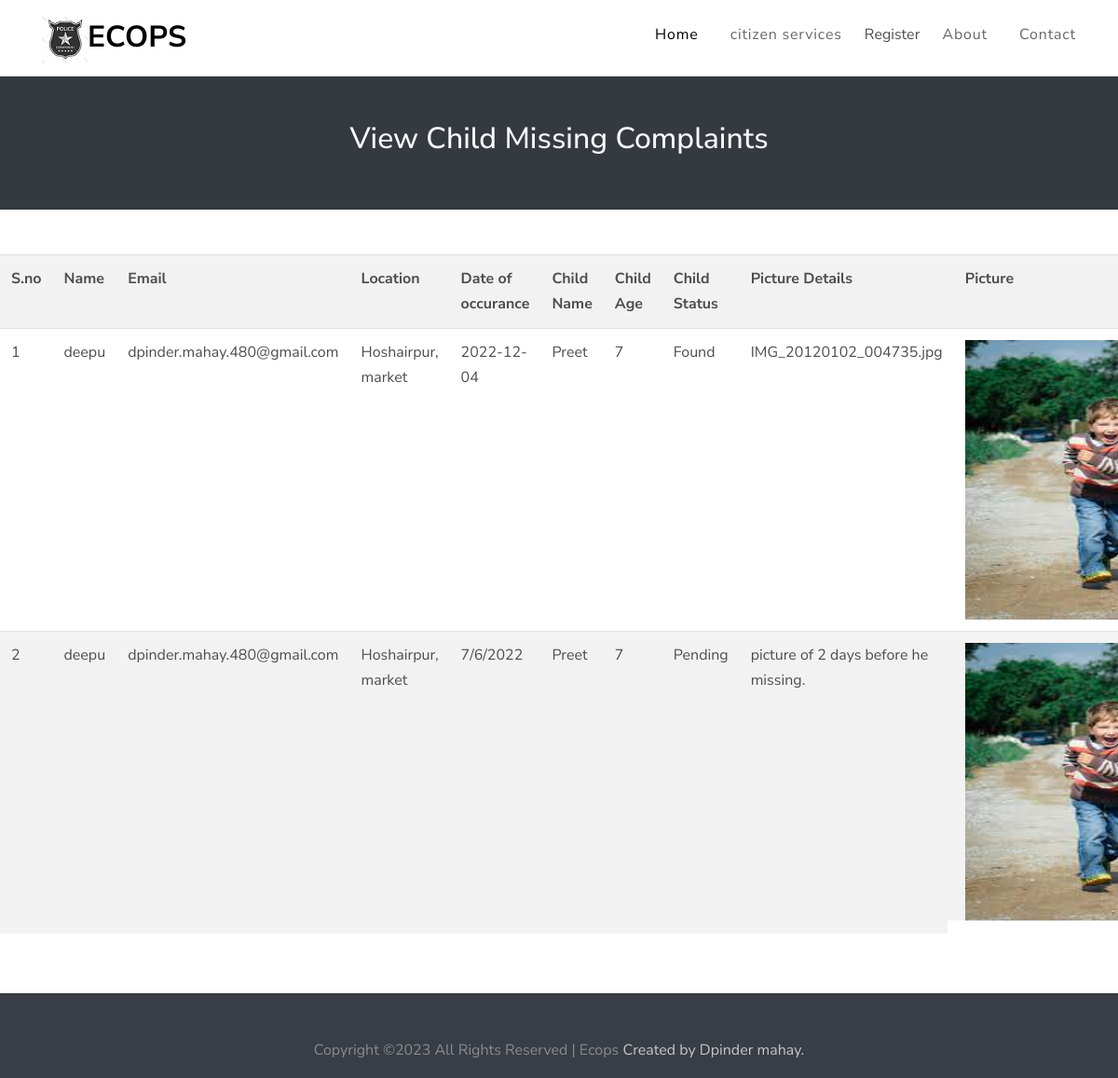
/Ecops/viewchildmissing.php, run on the app's committed database.
### tables this page shows
CREATE TABLE `child_missing` (
  `id` int(255) NOT NULL,
  `name` varchar(255) NOT NULL,
  `email` varchar(255) NOT NULL,
  `child_name` varchar(255) NOT NULL,
  `date` varchar(255) NOT NULL,
  `age` int(255) NOT NULL,
  `picture` varchar(255) NOT NULL,
  `criminal_status` varchar(255) NOT NULL,
  `child_status` varchar(255) NOT NULL,
  `upload` varchar(255) NOT NULL,
  `dateo` varchar(255) NOT NULL,
  `location` varchar(255) NOT NULL
);

### Ecops/viewchildmissing.php (the view, shortened to what this page needs)
<?php include "header.php"?>
<div class="col-12 text-center text-light bg-dark py-5">
    <h2>View Child Missing Complaints</h2>
</div>
<div style="overflow-x:auto;">
<table class="table table-hover table-striped mt-5">
    <tr>
        <th>S.no</th>
        <th>Name</th>
        <th>Email</th>
        <th>Location</th>
        <th>Date of occurance</th>
        <th>Child Name</th>
        <th>Child Age</th>
        <th>Child Status</th>
        <th>Picture Details</th>
        <th>Picture</th>
    </tr>
<?php
$i=1;
include "config.php";
$q="select * from `child_missing`";
$result=mysqli_query($con,$q);
while($arr=mysqli_fetch_array($result)){
?>
    <tr>
        <td><?php echo $i;?></td>
        <td><?php echo $arr['name'];?></td>
        <td><?php echo $arr['email'];?></td>
        <td><?php echo $arr['location'];?></td>
        <td><?php echo $arr['dateo'];?></td>
        <td><?php echo $arr['child_name'];?></td>
        <td><?php echo $arr['age'];?></td>
        <td><?php echo $arr['child_status'];?></td>
        <td><?php echo $arr['upload'];?></td>
        <td><img src="cops/upload/<?php echo $arr['picture'];?>" width="300" height="300"></td>
    </tr>
<?php
$i++;
}
?>
</table>
</div>
<?php
include "footer.php";
?>

### Ecops/header.php (shortened to what this page needs)
<!DOCTYPE html>
<html lang="en">
  <head>
    <link rel="stylesheet" href="fonts/icomoon/style.css">
    <link rel="stylesheet" href="css/bootstrap.min.css">
    <link rel="stylesheet" href="css/magnific-popup.css">
    <link rel="stylesheet" href="css/jquery-ui.css">
    <link rel="stylesheet" href="css/owl.carousel.min.css">
    <link rel="stylesheet" href="css/owl.theme.default.min.css">
    <link rel="stylesheet" href="css/bootstrap-datepicker.css">
    <link rel="stylesheet" href="css/animate.css">
    <link rel="stylesheet" href="fonts/flaticon/font/flaticon.css">
    <link rel="stylesheet" href="css/fl-bigmug-line.css">
    <link rel="stylesheet" href="css/aos.css">
    <link rel="stylesheet" href="css/style.css">
  </head>
  <body>
    <header class="site-navbar py-1" role="banner">
      <div class="container">
        <div class="row align-items-center">
          <div class="col-6 col-xl-2">
            <h1 class="mb-0"><a href="index.php" class="text-black h2 mb-0"><img src="logo.jpg"><strong>ECOPS</strong></a></h1>
          </div>
          <div class="col-10 col-xl-10 d-none d-xl-block">
            <nav class="site-navigation text-right" role="navigation">
                <?php
                if(isset($_SESSION['email'])){ ?>
              <ul class="site-menu js-clone-nav mr-auto d-none d-lg-block">
                <li class="active"><a href="home.php">Home</a></li>
                <li>
                  <a href="citizenservices.php">citizen services</a>
                  </li>
                <li><a href="about.php">About</a></li>
                <li><a href="contact.php">Contact</a></li>
                <li><b><?php echo $_SESSION['name']; ?></b></li>
                <li><a  href="logout.php">logout</a></li>
              </ul>
              <?php }
              else{ ?>
                  <ul class="site-menu js-clone-nav mr-auto d-none d-lg-block">
                        <li class="active"><a href="home.php">Home</a></li>
                        <li>
                          <a href="citizenservices.php">citizen services</a>
                          </li>
                        <li class="has-children">
                        <p>Register</p>
                          </li>
                        <li><a href="about.php">About</a></li>
                        <li><a href="contact.php">Contact</a></li>
                  </ul>
              <?php
               }
              ?>
            </nav>
          </div>
          <div class="col-6 col-xl-2 text-right d-block">
          </div>
        </div>
      </div>
</header>

### Ecops/footer.php (shortened to what this page needs)
<!DOCTYPE html>
<html lang="en">
  <head>
    <link rel="stylesheet" href="fonts/icomoon/style.css">
    <link rel="stylesheet" href="css/bootstrap.min.css">
    <link rel="stylesheet" href="css/magnific-popup.css">
    <link rel="stylesheet" href="css/jquery-ui.css">
    <link rel="stylesheet" href="css/owl.carousel.min.css">
    <link rel="stylesheet" href="css/owl.theme.default.min.css">
    <link rel="stylesheet" href="css/bootstrap-datepicker.css">
    <link rel="stylesheet" href="css/animate.css">
    <link rel="stylesheet" href="fonts/flaticon/font/flaticon.css">
    <link rel="stylesheet" href="css/fl-bigmug-line.css">
    <link rel="stylesheet" href="css/aos.css">
    <link rel="stylesheet" href="css/style.css">
  </head>
  <body>
<footer class="site-footer" style="padding:0px">
    <div class="container">
      <div class="row pt-5 mt-5 text-center">
        <div class="col-md-12">
          <p>
          Copyright &copy; All Rights Reserved | Ecops <a href="https://colorlib.com" target="_blank" >Created by Dpinder mahay.
          </p>
        </div>
      </div>
    </div>
  </footer>
</body>
</html>

### Ecops/css/style.css (style rules this page uses)
body { line-height: 1.7; color: #4d4d4d; font-weight: 400; font-size: 1rem; font-family: "Roboto Mono", SFMono-Regular, Menlo, Monaco, Consolas, "Liberation Mono", "Courier New", monospace; font-family: "Nunito Sans", -apple-system, BlinkMacSystemFont, "Segoe UI", Roboto, "Helvetica Neue", Arial, sans-serif, "Apple Color Emoji", "Segoe UI Emoji", "Segoe UI Symbol", "Noto Color Emoji"; }
a { -webkit-transition: .3s all ease; -o-transition: .3s all ease; transition: .3s all ease; }
.text-black { color: #000 !important; }
.site-footer { padding: 0em 0; background: #393e46; color: rgba(255, 255, 255, 0.4); }
.site-footer a { color: rgba(255, 255, 255, 0.7); }
.site-navbar { margin-bottom: 0px; width: 100%; border-bottom: none; z-index: 2; position: relative; }
.site-navbar .site-navigation .site-menu { margin-bottom: 0; margin-left: 0; padding-left: 0; }
.site-navbar .site-navigation .site-menu .active > a { color: #000; }
.site-navbar .site-navigation .site-menu a { text-decoration: none !important; display: inline-block; }
.site-navbar .site-navigation .site-menu > li { display: inline-block; padding: 10px 5px; }
.site-navbar .site-navigation .site-menu > li > a { padding: 10px 10px; letter-spacing: .05em; color: rgba(0, 0, 0, 0.6); text-decoration: none !important; }
.site-navbar .site-navigation .site-menu > li:last-child { padding-right: 0; }
.site-navbar .site-navigation .site-menu > li:last-child > a { padding-right: 0; }
.site-navbar .site-navigation .site-menu .has-children { position: relative; }

### data on the page
child_missing: name "deepu", email "dpinder.mahay.480@gmail.com", location "Hoshairpur, market", dateo "2022-12-04", child_name "Preet", age "7", child_status "Found", upload "IMG_20120102_004735.jpg", picture (picture)
child_missing: name "deepu", email "dpinder.mahay.480@gmail.com", location "Hoshairpur, market", dateo "7/6/2022", child_name "Preet", age "7", child_status "Pending", upload "picture of 2 days before he missing.", picture (picture)
